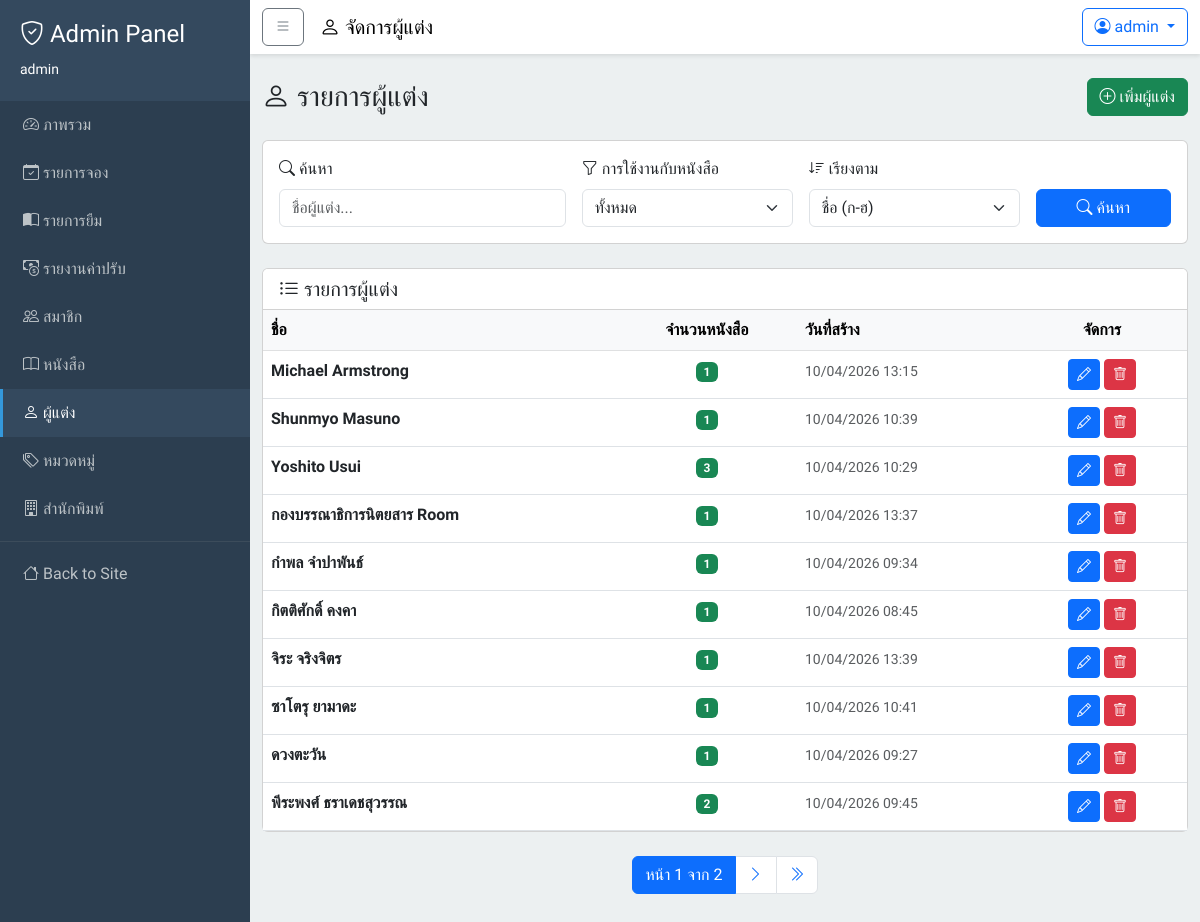
The page /dashboard/authors/ (signed in) on the database its author committed.
### users/models.py (models this page shows, shortened)
class User(AbstractUser):
    phone_number = models.CharField(max_length=10, null=False, blank=False)
    citizen_id = models.CharField(
    max_length=13,
    unique=True,
    null=False,
    blank=False,
    validators=[
        RegexValidator(
            regex=r'^\d{13}$',
            message='Citizen ID must be exactly 13 digits'
        )
    ])

### books/models.py (models this page shows, shortened)
class Author(models.Model):
    id = models.AutoField(primary_key=True)
    name = models.CharField(max_length=255)
    created_at = models.DateTimeField(auto_now_add=True)
    if TYPE_CHECKING:
        books: Manager["Book"]
    class Meta:
        db_table = "authors"
        verbose_name = "Author"
        verbose_name_plural = "Authors"

### books/views.py (the view)
# urls.py: path('dashboard/authors/', views.dashboard_authors_view, name='dashboard_authors'),
@staff_member_required
def dashboard_authors_view(request):
    authors = Author.objects.annotate(books_count=Count('books', distinct=True))
    search_query = request.GET.get('search', '').strip()
    if search_query:
        authors = authors.filter(name__icontains=search_query)
    has_books = request.GET.get('has_books', '').strip()
    if has_books == 'yes':
        authors = authors.filter(books_count__gt=0)
    elif has_books == 'no':
        authors = authors.filter(books_count=0)
    sort_by = request.GET.get('sort', 'name').strip()
    allowed_sorts = {
        'name': 'name',
        '-name': '-name',
        '-created_at': '-created_at',
        'created_at': 'created_at',
        '-books_count': '-books_count',
        'books_count': 'books_count',
    }
    authors = authors.order_by(allowed_sorts.get(sort_by, 'name'), 'id')
    paginator = Paginator(authors, 10)
    page_obj = paginator.get_page(request.GET.get('page'))
    context = {
        'entity_label': 'ผู้แต่ง',
        'entity_icon': 'bi-person',
        'add_url_name': 'books:dashboard_author_form',
        'edit_url_name': 'books:dashboard_author_form_id',
        'delete_url_name': 'books:dashboard_author_delete',
        'page_obj': page_obj,
        'search_query': search_query,
        'has_books': has_books,
        'sort_by': sort_by,
    }
    return render(request, 'dashboard/library_entities/list.html', context)

### books/cart.py (called while the page is built)
    def count(self):
        return len(self.cart)

### books/context_processors.py (called while the page is built)
def cart_context(request):
    cart = Cart(request)
    return {
        'cart_count': cart.count()
    }

### templates/dashboard/library_entities/list.html (shortened to what this page needs)
{% extends "base_admin.html" %}
{% block page_title %}
    <i class="bi {{ entity_icon }}"></i> จัดการ{{ entity_label }}
{% endblock page_title %}
{% block content %}
    <div class="d-flex justify-content-between align-items-center mb-4">
        <h3 class="mb-0">
            <i class="bi {{ entity_icon }}"></i> รายการ{{ entity_label }}
        </h3>
        <a href="{% url add_url_name %}" class="btn btn-success">
            <i class="bi bi-plus-circle"></i> เพิ่ม{{ entity_label }}
        </a>
    </div>
    <div class="card mb-4">
        <div class="card-body">
            <form method="get" class="row g-3">
                <div class="col-md-4">
                    <label class="form-label">
                        <i class="bi bi-search"></i> ค้นหา
                    </label>
                    <input type="text"
                           name="search"
                           class="form-control"
                           placeholder="ชื่อ{{ entity_label }}..."
                           value="{{ search_query }}">
                </div>
                <div class="col-md-3">
                    <label class="form-label">
                        <i class="bi bi-funnel"></i> การใช้งานกับหนังสือ
                    </label>
                    <select name="has_books" class="form-select">
                        <option value="" {% if not has_books %}selected{% endif %}>ทั้งหมด</option>
                    </select>
                </div>
                <div class="col-md-3">
                    <label class="form-label">
                        <i class="bi bi-sort-down"></i> เรียงตาม
                    </label>
                    <select name="sort" class="form-select">
                        <option value="name" {% if sort_by == 'name' %}selected{% endif %}>ชื่อ (ก-ฮ)</option>
                    </select>
                </div>
                <div class="col-md-2 d-flex align-items-end">
                    <button type="submit" class="btn btn-primary w-100">
                        <i class="bi bi-search"></i> ค้นหา
                    </button>
                </div>
            </form>
        </div>
    </div>
    <div class="card">
        <div class="card-header bg-white">
            <h5 class="mb-0">
                <i class="bi bi-list-ul"></i> รายการ{{ entity_label }}
            </h5>
        </div>
        <div class="card-body p-0">
            {% if page_obj.object_list %}
                <div class="table-responsive">
                    <table class="table table-hover mb-0">
                        <thead class="table-light">
                            <tr>
                                <th>ชื่อ</th>
                                <th class="text-center col-books-count">จำนวนหนังสือ</th>
                                <th class="col-created-at">วันที่สร้าง</th>
                                <th class="text-center col-actions">จัดการ</th>
                            </tr>
                        </thead>
                        <tbody>
                            {% for item in page_obj %}
                                <tr>
                                    <td>
                                        <strong>{{ item.name }}</strong>
                                    </td>
                                    <td class="text-center">
                                        {% if item.books_count > 0 %}
                                            <span class="badge bg-success">{{ item.books_count }}</span>
                                        {% else %}
                                            <span class="badge bg-secondary">0</span>
                                        {% endif %}
                                    </td>
                                    <td>
                                        <small class="text-muted">{{ item.created_at|date:"d/m/Y H:i" }}</small>
                                    </td>
                                    <td class="text-center">
                                        <a href="{% url edit_url_name item.id %}"
                                           class="btn btn-sm btn-primary"
                                           title="แก้ไข"><i class="bi bi-pencil"></i></a>
                                        <button type="button"
                                                class="btn btn-sm btn-danger"
                                                data-bs-toggle="modal"
                                                data-bs-target="#deleteEntityModal"
                                                data-entity-id="{{ item.id }}"
                                                data-entity-name="{{ item.name }}"
                                                data-entity-books-count="{{ item.books_count }}"
                                                data-delete-url="{% url delete_url_name item.id %}"
                                                title="ลบ">
                                            <i class="bi bi-trash"></i>
                                        </button>
                                    </td>
                                </tr>
                            {% endfor %}
                        </tbody>
                    </table>
                </div>
            {% else %}
                <div class="text-center py-5">
                    <i class="bi bi-inbox fs-1 text-muted"></i>
                    <p class="text-muted mt-3">ไม่พบข้อมูล{{ entity_label }}</p>
                </div>
            {% endif %}
        </div>
    </div>
    {% if page_obj.has_other_pages %}
        <nav aria-label="Page navigation" class="mt-4">
            <ul class="pagination justify-content-center">
                <li class="page-item active">
                    <span class="page-link">หน้า {{ page_obj.number }} จาก {{ page_obj.paginator.num_pages }}</span>
                </li>
                {% if page_obj.has_next %}
                    <li class="page-item">
                        <a class="page-link"
                           href="?page={{ page_obj.next_page_number }}{% if search_query %}&search={{ search_query }}{% endif %}{% if has_books %}&has_books={{ has_books }}{% endif %}{% if sort_by %}&sort={{ sort_by }}{% endif %}">
                            <i class="bi bi-chevron-right"></i>
                        </a>
                    </li>
                    <li class="page-item">
                        <a class="page-link"
                           href="?page={{ page_obj.paginator.num_pages }}{% if search_query %}&search={{ search_query }}{% endif %}{% if has_books %}&has_books={{ has_books }}{% endif %}{% if sort_by %}&sort={{ sort_by }}{% endif %}">
                            <i class="bi bi-chevron-double-right"></i>
                        </a>
                    </li>
                {% endif %}
            </ul>
        </nav>
    {% endif %}
{% endblock content %}

### templates/base_admin.html (shortened to what this page needs)
{% load static %}
<!DOCTYPE html>
<html lang="th">
    <head>
        <link href="https://cdn.jsdelivr.net/npm/bootstrap@5.3.0/dist/css/bootstrap.min.css"
              rel="stylesheet">
        <link rel="stylesheet"
              href="https://cdn.jsdelivr.net/npm/bootstrap-icons@1.10.0/font/bootstrap-icons.css">
        <link rel="stylesheet" href="{% static 'css/global.css' %}">
    </head>
    <body>
        <div class="wrapper">
            <nav class="sidebar" id="sidebar">
                <div class="sidebar-header">
                    <h4>
                        <i class="bi bi-shield-check"></i> Admin Panel
                    </h4>
                    <small>{{ user.username }}</small>
                </div>
                <ul class="nav flex-column">
                    <li class="nav-item">
                        <a class="nav-link {% if request.resolver_match.url_name == 'dashboard_home' %}active{% endif %}"
                           href="{% url 'dashboard_home' %}">
                            <i class="bi bi-speedometer2"></i> ภาพรวม
                        </a>
                    </li>
                    <li class="nav-item">
                        <a class="nav-link {% if 'holds' in request.path %}active{% endif %}"
                           href="{% url 'holds:dashboard_holds' %}">
                            <i class="bi bi-calendar-check"></i> รายการจอง
                        </a>
                    </li>
                    <li class="nav-item">
                        <a class="nav-link {% if 'loans' in request.path %}active{% endif %}"
                           href="{% url 'loans:dashboard_loans' %}">
                            <i class="bi bi-book-half"></i> รายการยืม
                        </a>
                    </li>
                    <li class="nav-item">
                        <a class="nav-link {% if 'dashboard/fines' in request.path %}active{% endif %}"
                           href="{% url 'fines:dashboard_fines' %}">
                            <i class="bi bi-cash-coin"></i> รายงานค่าปรับ
                        </a>
                    </li>
                    <li class="nav-item">
                        <a class="nav-link {% if 'dashboard/users' in request.path %}active{% endif %}"
                           href="{% url 'users:dashboard_users' %}">
                            <i class="bi bi-people"></i> สมาชิก
                        </a>
                    </li>
                    <li class="nav-item">
                        <a class="nav-link {% if 'dashboard/books' in request.path %}active{% endif %}"
                           href="{% url 'books:dashboard_books' %}">
                            <i class="bi bi-book"></i> หนังสือ
                        </a>
                    </li>
                    <li class="nav-item">
                        <a class="nav-link {% if 'dashboard/authors' in request.path %}active{% endif %}"
                           href="{% url 'books:dashboard_authors' %}">
                            <i class="bi bi-person"></i> ผู้แต่ง
                        </a>
                    </li>
                    <li class="nav-item">
                        <a class="nav-link {% if 'dashboard/categories' in request.path %}active{% endif %}"
                           href="{% url 'books:dashboard_categories' %}">
                            <i class="bi bi-tags"></i> หมวดหมู่
                        </a>
                    </li>
                    <li class="nav-item">
                        <a class="nav-link {% if 'dashboard/publishers' in request.path %}active{% endif %}"
                           href="{% url 'books:dashboard_publishers' %}">
                            <i class="bi bi-building"></i> สำนักพิมพ์
                        </a>
                    </li>
                    <li>
                        <hr class="my-2 border-secondary">
                    </li>
                    <li class="nav-item">
                        <a class="nav-link" href="{% url 'home' %}">
                            <i class="bi bi-house"></i> Back to Site
                        </a>
                    </li>
                </ul>
            </nav>
            <div class="content">
                <nav class="top-navbar navbar navbar-expand-lg navbar-light">
                    <div class="container-fluid">
                        <button class="btn btn-outline-secondary me-3"
                                type="button"
                                id="sidebarToggle">
                            <i class="bi bi-list"></i>
                        </button>
                        <span class="navbar-brand mb-0 h1">
                            {% block page_title %}{% endblock page_title %}
                        </span>
                        <div class="ms-auto">
                            <div class="dropdown">
                                <a class="btn btn-outline-primary dropdown-toggle"
                                   href="#"
                                   role="button"
                                   data-bs-toggle="dropdown">
                                    <i class="bi bi-person-circle"></i> {{ user.username }}
                                </a>
                            </div>
                        </div>
                    </div>
                </nav>
                <div class="container-fluid py-4">
                    {% block content %}
                    {% endblock content %}
                </div>
            </div>
        </div>
        {% include "includes/toast.html" %}
    </body>
</html>

### templates/base_admin.html (style rules this page uses)
body { font-family: 'Prompt', sans-serif; min-height: 100vh; display: flex; flex-direction: column; }
.wrapper { display: flex; flex: 1; }
.sidebar { min-width: 250px; max-width: 250px; background: #2c3e50; color: #fff; transition: all 0.3s; }
.sidebar .nav-link { color: #bdc3c7; padding: 12px 20px; border-left: 3px solid transparent; }
.sidebar .nav-link.active { color: #fff; background: #34495e; border-left-color: #3498db; }
.sidebar-header { padding: 20px; background: #34495e; }
.content { flex: 1; background: #ecf0f1; overflow-y: auto; }
.top-navbar { background: #fff; box-shadow: 0 2px 4px rgba(0,0,0,0.1); }

### templates/dashboard/library_entities/list.html (style rules this page uses)
.col-books-count { width: 180px; }
.col-created-at { width: 220px; }
.col-actions { width: 170px; }

### rows shown on the page
User: username "admin"
Author: name "Michael Armstrong", books_count "1", created_at "10/04/2026 13:15"
Author: name "Shunmyo Masuno", books_count "1", created_at "10/04/2026 10:39"
Author: name "Yoshito Usui", books_count "3", created_at "10/04/2026 10:29"
Author: name "กองบรรณาธิการนิตยสาร Room", books_count "1", created_at "10/04/2026 13:37"
Author: name "กำพล จำปาพันธ์", books_count "1", created_at "10/04/2026 09:34"
Author: name "กิตติศักดิ์ คงคา", books_count "1", created_at "10/04/2026 08:45"
Author: name "จิระ จริงจิตร", books_count "1", created_at "10/04/2026 13:39"
Author: name "ซาโตรุ ยามาดะ", books_count "1", created_at "10/04/2026 10:41"
Author: name "ดวงตะวัน", books_count "1", created_at "10/04/2026 09:27"
Author: name "พีระพงศ์ ธราเดชสุวรรณ", books_count "2", created_at "10/04/2026 09:45"

### other values the page prints
{{ entity_label }} "ผู้แต่ง"
{{ page_obj.number }} "1"
{{ page_obj.paginator.num_pages }} "2"
